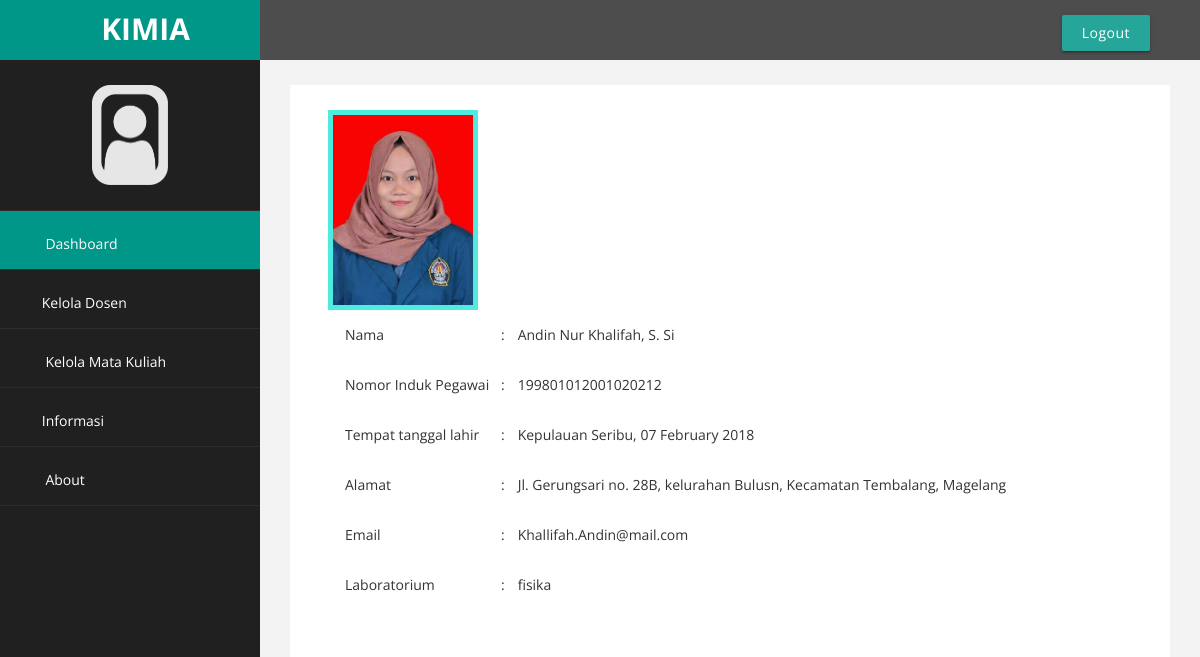
The app's page /admin/info_dosen.php?q=199801012001020212 with its own data.
### tables this page shows
CREATE TABLE `dosen` (
  `NIP` varchar(18) NOT NULL,
  `nama` varchar(40) NOT NULL,
  `TTL` varchar(30) NOT NULL,
  `alamat` varchar(80) NOT NULL,
  `email` varchar(40) NOT NULL,
  `foto` varchar(20) NOT NULL,
  `laboratorium` int(1) NOT NULL,
  `password` varchar(38) NOT NULL
);

CREATE TABLE `laboratorium` (
  `id_lab` int(1) NOT NULL,
  `nama_lab` varchar(10) NOT NULL
);

### include/global_function.php (called while the page is built, shortened)
<?php
include_once('koneksi.php');
function readInput($input){
  global $db;
  $input = trim($input);
  $input = stripcslashes($input);
  $input = htmlspecialchars($input);
  $input = mysqli_real_escape_string($db,$input);
  return $input;
}
function checkQuery($query){
  return true;
}
function runQuery($query){
  if (checkQuery($query)){
    return $query;
  }
  else {
    return null;
  }
}
function getSpesificRow($table,$idKolom,$id){
  global $db;
  $row = $db->query("SELECT * FROM ".$table." WHERE ".$idKolom." = '".$id."'");
  return runQuery($row);
}
?>

### include/function.php (called while the page is built, shortened)
<?php
require_once ('global_function.php');
function getLabDosen($id){
  global $db;
  $query = $db->query("SELECT * FROM laboratorium JOIN dosen
                        ON laboratorium.id_lab=dosen.laboratorium
                        WHERE dosen.laboratorium=".$id);
  return isset($query) ? runQuery($query) : false;
}
?>

### admin/info_dosen.php (the view, shortened to what this page needs)
<?php
$status = "admin";
include('../include/function.php');
include_once('../include/sidebar.php');
$target_dir = "../images/";
$gambar = "no_pict23.png";
if (isset($_GET['q'])) {
  $q = readInput($_GET['q']);
  $row = getSpesificRow('dosen','NIP',$q);
  if (checkQueryExist($row)) {
    while ($dosen = $row->fetch_object()) {
      $nama = $dosen->nama;
      $nip = $dosen->NIP;
      $ttl = $dosen->TTL;
      $alamat = $dosen->alamat;
      $email = $dosen->email;
      $foto = $dosen->foto;
      $id_lab = $dosen->laboratorium;
      $row_lab = getLabDosen($id_lab);
      while ($lab = $row_lab->fetch_object()) {
        $nama_lab = $lab->nama_lab;
      }
      if (!empty($foto)){
        $gambar = $foto;
        $target_dir = "../assets/image/";
      }
    }
  }
  else {
    header('Location: index.php');
  }
}
else {
  header ('Location: 404.php');
}
$profilPict = $target_dir . $gambar;
  $TTL = explode(",",$ttl);
  $date = date_create($TTL[1]);
  $city = $TTL[0];
?>
<!DOCTYPE html>
<html>
  <head>
    <?php include('../include/head.php') ?>
  </head>
  <body>
    <main>
      <div class="row main-border">
        <div class="section col s12 l12">
          <div class="full-bar">
            <div class="kiri-align">
              <div class="center-align">
                <img src="<?= $profilPict; ?>" alt="foto dosen" border="5px" class="foto-profil" onerror="this.onerror=null;../images/no_pict23.png;">
              </div>
            </div>
            <div class="row">
              <table align="center" style="max-width:780px;">
                <tr>
                  <td style="width:20%;">Nama</td>
                  <td class="colon">:</td>
                  <td><?php echo $nama; ?></td>
                </tr>
                <tr>
                  <td style="width:20%;">Nomor Induk Pegawai</td>
                  <td class="colon">:</td>
                  <td><?php echo $nip; ?></td>
                </tr>
                <tr>
                  <td style="width:20%;">Tempat tanggal lahir</td>
                  <td class="colon">:</td>
                  <td><?php echo $city,", ",date_format($date, "d F Y"); ?></td>
                </tr>
                <tr>
                  <td style="width:20%;">Alamat</td>
                  <td class="colon">:</td>
                  <td><?php echo $alamat; ?></td>
                </tr>
                <tr>
                  <td style="width:20%;">Email</td>
                  <td class="colon">:</td>
                  <td><?php echo $email; ?></td>
                </tr>
                <tr>
                  <td style="width:20%;">Laboratorium</td>
                  <td class="colon">:</td>
                  <td><?php echo $nama_lab; ?></td>
                </tr>
              </table>
            </div>
          </div>
        </div>
      </div>
    </main>
<?php include_once('../include/footer.php'); ?>
  </body>
</html>

### include/sidebar.php (shortened to what this page needs)
<?php
	require_once('../include/function.php');
  $site_name = "KIMIA"
?>
<!DOCTYPE html>
<html xmlns="http://www.w3.org/1999/xhtml">
<head>
    <link href="../assets/css/bootstrap.css" rel="stylesheet" />
    <link href="../assets/css/font-awesome.css" rel="stylesheet" />
    <link href="../assets/css/custom.css" rel="stylesheet" />
</head>
<body>
    <div id="wrapper">
		<nav class="navbar navbar-default navbar-cls-top " role="navigation" style="margin-bottom: 0">
            <div class="navbar-header">
                <a class="navbar-brand" hKeloref="index.php"><i class="fa fa-thumbs-o-up"></i> <?php echo $site_name ?></a>
            </div>
			<div style="color: white; padding: 15px 50px 5px 50px; float: right; font-size: 16px;">
				<a href="logout.php" class="btn btn-danger square-btn-adjust">Logout</a>
			</div>
        </nav>
        <nav class="navbar-default navbar-side" role="navigation">
            <div class="sidebar-collapse">
                <ul class="nav" id="main-menu">
				<li class="text-center">
					<img src="../images/no_pict23.png" class="user-image img-responsive" height="100px"/>
				</li>
				<li>
					<a class="active-menu" href="index.php"><i class="fa fa-dashboard fa-2x"></i> Dashboard</a>
				</li>
				<?php
				if($status=="admin"){
					echo '<li>
						<a href="#"><i class="fa fa-edit fa-2x"></i>Kelola Dosen<span class="fa arrow"></span></a>
						<ul class="nav nav-second-level">
							<li><a href="../admin/tambah_dosen.php">Input Dosen</a></li>
							<li><a href="../admin/input_jadwal_dosen.php">Daftar Dosen</a></li>
						</ul>
					</li>';
				}
				?>
				<li>
						<?php
							echo '<a href="#"><i class="fa fa-book fa-2x"></i> Kelola Mata Kuliah';
						?>
					<span class="fa arrow"></span></a>
				</li>
				<li>
					<a href="#"><i class="fa fa-edit fa-2x"></i>Informasi<span class="fa arrow"></span></a>
				</li>
					<li>
                        <a  href="http://localhost/sip/index.php#about"><i class="fa fa-square-o fa-2x"></i> About</a>
					</li>
                </ul>
            </div>
        </nav>
        <div id="page-wrapper" >
            <div id="page-inner">

### include/head.php (shortened to what this page needs)
<link href="../assets/css/materialize.min.css" rel="stylesheet">
<link href="../assets/css/notie.min.css" rel="stylesheet">

### include/footer.php (shortened to what this page needs)
			</div>
            </div>
    </div>
</body>
</html>

### assets/css/custom.css (style rules this page uses)
body { font-family: 'Open Sans', sans-serif; }
#wrapper { width: 100%; background:#202020; }
#page-wrapper { padding: 15px 15px; min-height: 600px; background:#F3F3F3; }
#page-inner { width:100%; margin:10px 20px 10px 0px; background-color:#fff!important; padding:10px; min-height:1200px; }
.text-center { text-align:center; }
.square-btn-adjust { border: 0px solid transparent; -webkit-border-radius: 0px; -moz-border-radius: 0px; border-radius: 0px; }
.user-image { margin: 25px auto; -webkit-border-radius: 10px; -moz-border-radius: 10px; border-radius: 10px; max-height:100px; max-width:100px; }
.navbar-cls-top .navbar-brand { color: #fff; background: #009688; width: 260px; text-align: center; height: 60px; font-size: 30px; font-weight: 700; }
.active-menu { background-color:#009688!important; }
.arrow { float: right; }
.fa.arrow:before { content: "\f104"; }
.sidebar-collapse , .sidebar-collapse .nav { background:none; }
.sidebar-collapse .nav { padding:0; }
.sidebar-collapse .nav > li > a { color:#fff; background:#202020; text-shadow:none; }
.sidebar-collapse > .nav > li > a { padding:15px 10px; }
.sidebar-collapse > .nav > li { border-bottom: 1px solid rgba(107, 108, 109, 0.19); }
.navbar-side { border:none; background-color: #202020; }
.navbar-cls-top { background:#4D4D4D; border-bottom:none; }
.navbar-default { border:0px solid black; }
.navbar-header { background: #009688; }
.nav > li > a > i { margin-right:10px; }
.kiri-align { margin: 0 20px 0 20px; float: left; max-width: 25%; }
.foto-profil { width: 150px; border-color: #4eecde; margin-top: 15px; }
@media (min-width:768px) { #page-wrapper { margin: 0 0 0 260px; padding: 15px 30px; min-height: 1200px; } }
@media (min-width:768px) { .navbar-side { z-index: 1; position: absolute; width: 260px; } }
@media (min-width:768px) { .navbar { border-radius: 0px; } }

### records on screen
dosen: foto (picture), nama "Andin Nur Khalifah, S. Si", NIP "199801012001020212", TTL "Kepulauan Seribu", TTL "07 February 2018", alamat "Jl. Gerungsari no. 28B, kelurahan Bulusn, Kecamatan Tembalang, Magelang", email "Khallifah.Andin@mail.com"
laboratorium: nama_lab "fisika"

### other values on screen
$site_name "KIMIA"
